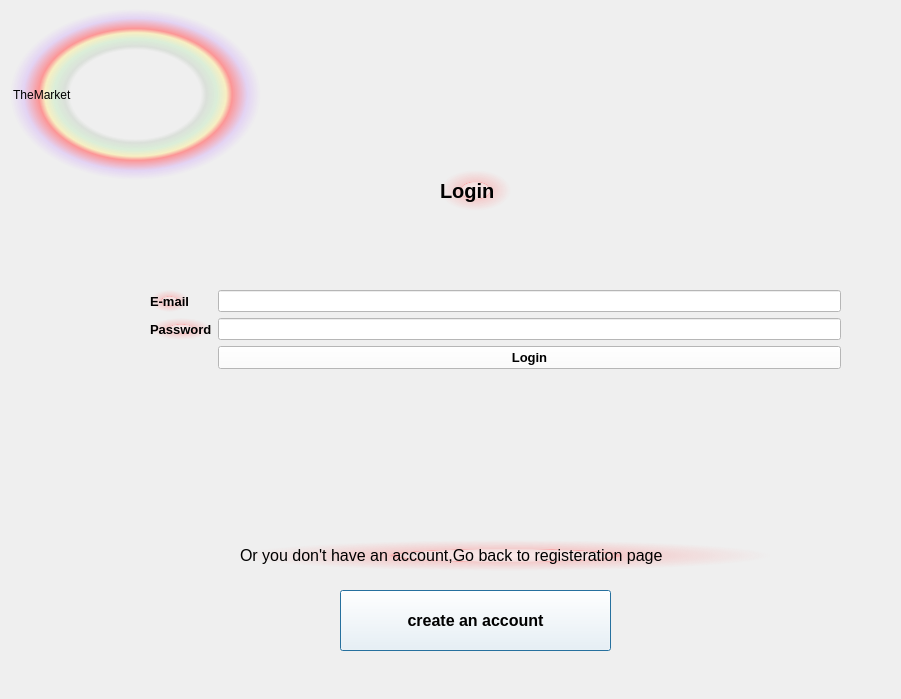
<?xml version="1.0" encoding="UTF-8"?>
<ui version="4.0">
 <class>Login</class>
 <widget class="QDialog" name="Login">
  <property name="geometry">
   <rect>
    <x>0</x>
    <y>0</y>
    <width>901</width>
    <height>699</height>
   </rect>
  </property>
  <property name="maximumSize">
   <size>
    <width>914</width>
    <height>16777215</height>
   </size>
  </property>
  <property name="windowTitle">
   <string>Dialog</string>
  </property>
  <property name="styleSheet">
   <string notr="true">background-color: qlineargradient(spread:pad, x1:0, y1:0, x2:1, y2:0, stop:0 rgba(245, 224, 176, 255), stop:0.09 rgba(246, 189, 237, 255), stop:0.14 rgba(194, 207, 246, 255), stop:0.19 rgba(184, 160, 168, 255), stop:0.25 rgba(171, 186, 248, 255), stop:0.32 rgba(243, 248, 224, 255), stop:0.385 rgba(249, 162, 183, 255), stop:0.47 rgba(100, 115, 124, 255), stop:0.58 rgba(251, 205, 202, 255), stop:0.65 rgba(170, 128, 185, 255), stop:0.75 rgba(252, 222, 204, 255), stop:0.805 rgba(206, 122, 218, 255), stop:0.86 rgba(254, 223, 175, 255), stop:0.91 rgba(254, 236, 244, 255), stop:1 rgba(255, 191, 221, 255));</string>
  </property>
  <widget class="QLabel" name="label">
   <property name="geometry">
    <rect>
     <x>10</x>
     <y>9</y>
     <width>251</width>
     <height>171</height>
    </rect>
   </property>
   <property name="styleSheet">
    <string notr="true">font: 700 24pt &quot;Segoe Print&quot;;
background-color: qradialgradient(spread:pad, cx:0.5, cy:0.5, radius:0.5, fx:0.5, fy:0.5, stop:0 rgba(0, 0, 0, 0), stop:0.52 rgba(0, 0, 0, 0), stop:0.565 rgba(82, 121, 76, 33), stop:0.65 rgba(159, 235, 148, 64), stop:0.721925 rgba(255, 238, 150, 129), stop:0.77 rgba(255, 128, 128, 204), stop:0.89 rgba(191, 128, 255, 64), stop:1 rgba(0, 0, 0, 0));</string>
   </property>
   <property name="text">
    <string> TheMarket</string>
   </property>
  </widget>
  <widget class="QLabel" name="label_2">
   <property name="geometry">
    <rect>
     <x>440</x>
     <y>170</y>
     <width>71</width>
     <height>41</height>
    </rect>
   </property>
   <property name="font">
    <font>
     <pointsize>15</pointsize>
     <bold>true</bold>
    </font>
   </property>
   <property name="styleSheet">
    <string notr="true">background-color: qradialgradient(spread:pad, cx:0.5, cy:0.5, radius:0.5, fx:0.5, fy:0.5, stop:0 rgba(255, 235, 235, 206), stop:0.35 rgba(255, 188, 188, 80), stop:0.4 rgba(255, 162, 162, 80), stop:0.425 rgba(255, 132, 132, 156), stop:0.44 rgba(252, 128, 128, 80), stop:1 rgba(255, 255, 255, 0));</string>
   </property>
   <property name="text">
    <string>Login</string>
   </property>
  </widget>
  <widget class="QPushButton" name="registerButton">
   <property name="geometry">
    <rect>
     <x>340</x>
     <y>590</y>
     <width>271</width>
     <height>61</height>
    </rect>
   </property>
   <property name="font">
    <font>
     <pointsize>12</pointsize>
     <bold>true</bold>
    </font>
   </property>
   <property name="styleSheet">
    <string notr="true">background-color: rgb(255, 255, 255);</string>
   </property>
   <property name="text">
    <string>create an account</string>
   </property>
  </widget>
  <widget class="QWidget" name="formLayoutWidget">
   <property name="geometry">
    <rect>
     <x>150</x>
     <y>290</y>
     <width>691</width>
     <height>100</height>
    </rect>
   </property>
   <layout class="QFormLayout" name="formLayout">
    <item row="0" column="0">
     <widget class="QLabel" name="label_3">
      <property name="font">
       <font>
        <pointsize>10</pointsize>
        <bold>true</bold>
       </font>
      </property>
      <property name="styleSheet">
       <string notr="true">background-color: qradialgradient(spread:pad, cx:0.5, cy:0.5, radius:0.5, fx:0.5, fy:0.5, stop:0 rgba(255, 235, 235, 206), stop:0.35 rgba(255, 188, 188, 80), stop:0.4 rgba(255, 162, 162, 80), stop:0.425 rgba(255, 132, 132, 156), stop:0.44 rgba(252, 128, 128, 80), stop:1 rgba(255, 255, 255, 0));</string>
      </property>
      <property name="text">
       <string>E-mail</string>
      </property>
     </widget>
    </item>
    <item row="0" column="1">
     <widget class="QLineEdit" name="userlineEdit">
      <property name="styleSheet">
       <string notr="true">background-color: rgb(255, 255, 255);</string>
      </property>
     </widget>
    </item>
    <item row="1" column="0">
     <widget class="QLabel" name="label_4">
      <property name="font">
       <font>
        <pointsize>10</pointsize>
        <bold>true</bold>
       </font>
      </property>
      <property name="styleSheet">
       <string notr="true">background-color: qradialgradient(spread:pad, cx:0.5, cy:0.5, radius:0.5, fx:0.5, fy:0.5, stop:0 rgba(255, 235, 235, 206), stop:0.35 rgba(255, 188, 188, 80), stop:0.4 rgba(255, 162, 162, 80), stop:0.425 rgba(255, 132, 132, 156), stop:0.44 rgba(252, 128, 128, 80), stop:1 rgba(255, 255, 255, 0));</string>
      </property>
      <property name="text">
       <string>Password</string>
      </property>
     </widget>
    </item>
    <item row="1" column="1">
     <widget class="QLineEdit" name="passlineEdit">
      <property name="styleSheet">
       <string notr="true">background-color: rgb(255, 255, 255);</string>
      </property>
      <property name="echoMode">
       <enum>QLineEdit::Password</enum>
      </property>
     </widget>
    </item>
    <item row="2" column="1">
     <widget class="QPushButton" name="login">
      <property name="font">
       <font>
        <pointsize>10</pointsize>
        <bold>true</bold>
       </font>
      </property>
      <property name="styleSheet">
       <string notr="true">background-color: rgb(255, 255, 255);
</string>
      </property>
      <property name="text">
       <string>Login</string>
      </property>
     </widget>
    </item>
   </layout>
  </widget>
  <widget class="QLabel" name="label_5">
   <property name="geometry">
    <rect>
     <x>240</x>
     <y>540</y>
     <width>531</width>
     <height>31</height>
    </rect>
   </property>
   <property name="font">
    <font>
     <pointsize>12</pointsize>
    </font>
   </property>
   <property name="styleSheet">
    <string notr="true">background-color: qradialgradient(spread:pad, cx:0.5, cy:0.5, radius:0.5, fx:0.5, fy:0.5, stop:0 rgba(255, 235, 235, 206), stop:0.35 rgba(255, 188, 188, 80), stop:0.4 rgba(255, 162, 162, 80), stop:0.425 rgba(255, 132, 132, 156), stop:0.44 rgba(252, 128, 128, 80), stop:1 rgba(255, 255, 255, 0));</string>
   </property>
   <property name="text">
    <string>Or you don't have an account,Go back to registeration page</string>
   </property>
  </widget>
 </widget>
 <resources/>
 <connections/>
</ui>
